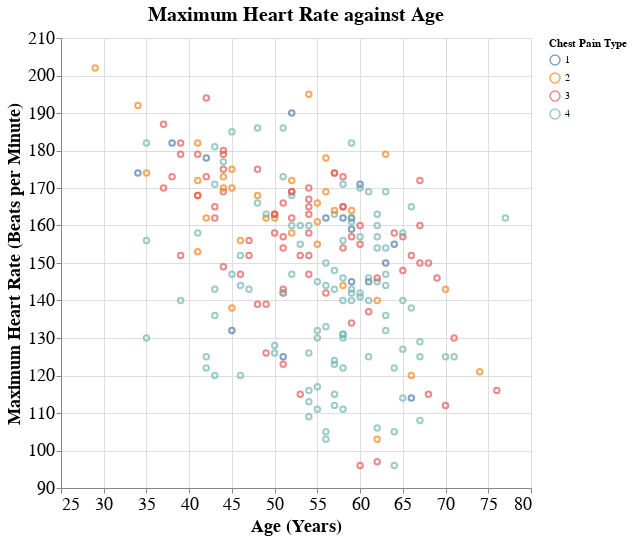

The code cell stored with this chart in its notebook:
### Markdown cell above
We want to visualize how chest pain type varies with age and maximum heart rate within individuals.

### Code cell
heart_scatter_plot = (
    alt.Chart(heart_train, title= "Maximum Heart Rate against Age")
    .mark_point()
    .encode(
        x=alt.X("Age",title= "Age (Years)",scale=alt.Scale(zero=False)),
                y=alt.Y("Max_Heart_Rate", title= "Maximum Heart Rate (Beats per Minute)", scale=alt.Scale(zero=False)),
               color=alt.Color("Chest_Pain_Type:N", title="Chest Pain Type"))
        .properties(width=470, height=450)
        .configure_axis(labelFontSize=18, titleFontSize=18)
        .configure_title(fontSize=20))
heart_scatter_plot

### Figure 1 — Vega-Lite specification as saved in the notebook (floating-point values rounded to 4 significant figures; data arrays with more than 128 entries replaced by an {"elided": "..."} marker saying what was removed)
{"$schema": "https://vega.github.io/schema/vega-lite/v4.17.0.json", "config": {"axis": {"labelFontSize": 18, "titleFontSize": 18}, "title": {"fontSize": 20}, "view": {"continuousHeight": 300, "continuousWidth": 400}}, "data": {"name": "data-06129a7fa14977eaa5c234fa78f53e72"}, "datasets": {"data-06129a7fa14977eaa5c234fa78f53e72": {"elided": "227 records"}}, "encoding": {"color": {"field": "Chest_Pain_Type", "title": "Chest Pain Type", "type": "nominal"}, "x": {"field": "Age", "scale": {"zero": false}, "title": "Age (Years)", "type": "quantitative"}, "y": {"field": "Max_Heart_Rate", "scale": {"zero": false}, "title": "Maximum Heart Rate (Beats per Minute)", "type": "quantitative"}}, "height": 450, "mark": "point", "title": "Maximum Heart Rate against Age", "width": 470}
